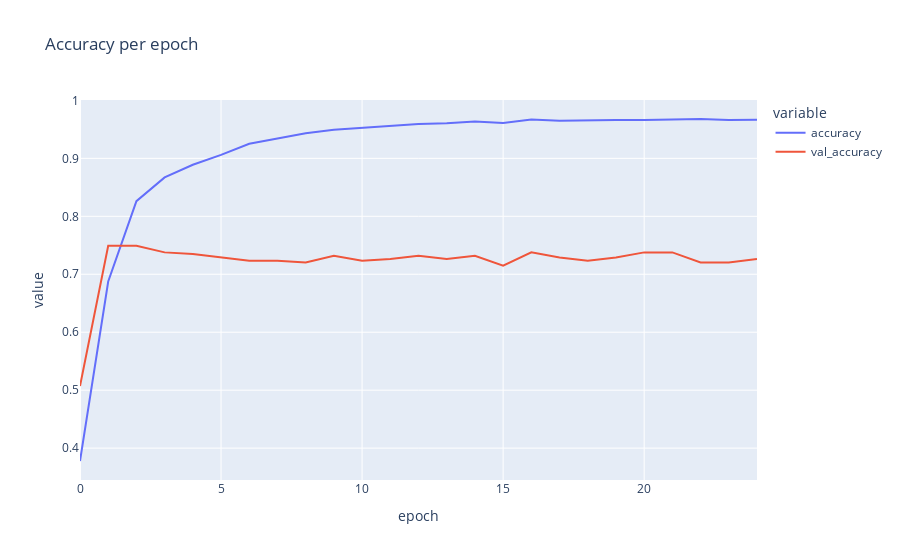
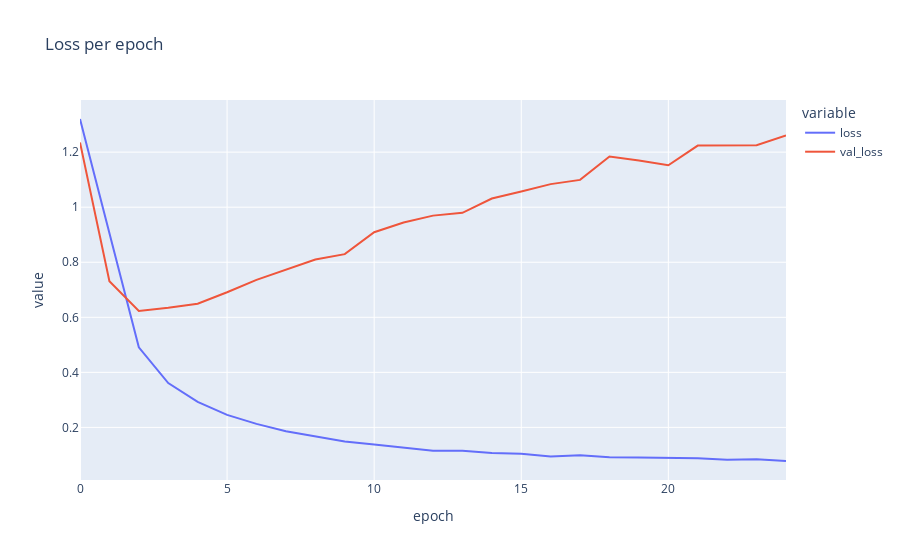

Notebook code cell kept with these figures, in order:
### Code cell
%%space ex6_csv

training_log = pd.read_csv("training_log.csv")

px.line(data_frame=training_log,
        x="epoch",
        y=["accuracy", "val_accuracy"],
        title="Accuracy per epoch").show()
px.line(data_frame=training_log,
        x="epoch",
        y=["loss", "val_loss"],
        title="Loss per epoch").show()

### Figure 1 — Plotly figure (JSON) as saved in the notebook; plotly's stock layout.template omitted (floating-point values rounded to 4 significant figures)
{"data": [{"hovertemplate": "variable=accuracy<br>epoch=%{x}<br>value=%{y}<extra></extra>", "legendgroup": "accuracy", "line": {"color": "#636efa", "dash": "solid"}, "marker": {"symbol": "circle"}, "mode": "lines", "name": "accuracy", "orientation": "v", "showlegend": true, "x": [0, 1, 2, 3, 4, 5, 6, 7, 8, 9, 10, 11, 12, 13, 14, 15, 16, 17, 18, 19, 20, 21, 22, 23, 24], "xaxis": "x", "y": [0.3778, 0.6875, 0.8262, 0.8671, 0.889, 0.9059, 0.9253, 0.9341, 0.9433, 0.9493, 0.9524, 0.9557, 0.9593, 0.9607, 0.9637, 0.961, 0.9671, 0.9648, 0.966, 0.9662, 0.9662, 0.9665, 0.9679, 0.9662, 0.9665], "yaxis": "y", "type": "scatter"}, {"hovertemplate": "variable=val_accuracy<br>epoch=%{x}<br>value=%{y}<extra></extra>", "legendgroup": "val_accuracy", "line": {"color": "#EF553B", "dash": "solid"}, "marker": {"symbol": "circle"}, "mode": "lines", "name": "val_accuracy", "orientation": "v", "showlegend": true, "x": [0, 1, 2, 3, 4, 5, 6, 7, 8, 9, 10, 11, 12, 13, 14, 15, 16, 17, 18, 19, 20, 21, 22, 23, 24], "xaxis": "x", "y": [0.5072, 0.7493, 0.7493, 0.7378, 0.7349, 0.7291, 0.7233, 0.7233, 0.7205, 0.732, 0.7233, 0.7262, 0.732, 0.7262, 0.732, 0.7147, 0.7378, 0.7291, 0.7233, 0.7291, 0.7378, 0.7378, 0.7205, 0.7205, 0.7262], "yaxis": "y", "type": "scatter"}], "layout": {"xaxis": {"anchor": "y", "domain": [0.0, 1.0], "title": {"text": "epoch"}}, "yaxis": {"anchor": "x", "domain": [0.0, 1.0], "title": {"text": "value"}}, "legend": {"title": {"text": "variable"}, "tracegroupgap": 0}, "title": {"text": "Accuracy per epoch"}}}

### Figure 2 — Plotly figure (JSON) as saved in the notebook; plotly's stock layout.template omitted (floating-point values rounded to 4 significant figures)
{"data": [{"hovertemplate": "variable=loss<br>epoch=%{x}<br>value=%{y}<extra></extra>", "legendgroup": "loss", "line": {"color": "#636efa", "dash": "solid"}, "marker": {"symbol": "circle"}, "mode": "lines", "name": "loss", "orientation": "v", "showlegend": true, "x": [0, 1, 2, 3, 4, 5, 6, 7, 8, 9, 10, 11, 12, 13, 14, 15, 16, 17, 18, 19, 20, 21, 22, 23, 24], "xaxis": "x", "y": [1.32, 0.9081, 0.4911, 0.361, 0.2929, 0.2456, 0.2127, 0.1864, 0.167, 0.1485, 0.1383, 0.1263, 0.1153, 0.1152, 0.1071, 0.1045, 0.09402, 0.09874, 0.0912, 0.09075, 0.08885, 0.08768, 0.08276, 0.08455, 0.07794], "yaxis": "y", "type": "scatter"}, {"hovertemplate": "variable=val_loss<br>epoch=%{x}<br>value=%{y}<extra></extra>", "legendgroup": "val_loss", "line": {"color": "#EF553B", "dash": "solid"}, "marker": {"symbol": "circle"}, "mode": "lines", "name": "val_loss", "orientation": "v", "showlegend": true, "x": [0, 1, 2, 3, 4, 5, 6, 7, 8, 9, 10, 11, 12, 13, 14, 15, 16, 17, 18, 19, 20, 21, 22, 23, 24], "xaxis": "x", "y": [1.235, 0.7313, 0.623, 0.6345, 0.6492, 0.6909, 0.7361, 0.7718, 0.8097, 0.8295, 0.909, 0.9442, 0.9694, 0.9796, 1.032, 1.057, 1.084, 1.099, 1.184, 1.17, 1.152, 1.224, 1.225, 1.225, 1.261], "yaxis": "y", "type": "scatter"}], "layout": {"xaxis": {"anchor": "y", "domain": [0.0, 1.0], "title": {"text": "epoch"}}, "yaxis": {"anchor": "x", "domain": [0.0, 1.0], "title": {"text": "value"}}, "legend": {"title": {"text": "variable"}, "tracegroupgap": 0}, "title": {"text": "Loss per epoch"}}}
